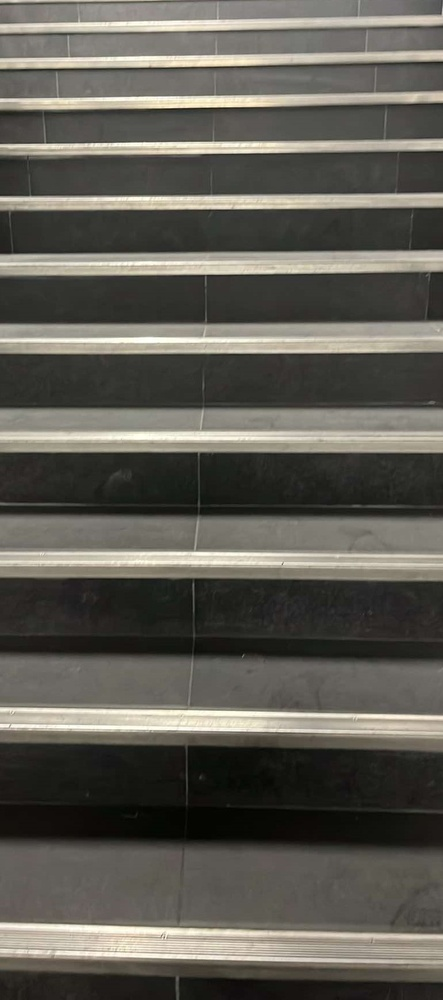
#> input picture data/raw/Groupe1_Image1.jpg, 443 x 1000 px, shrunk from 771 x 1739 before the run
$ python -i phase_congruency.py   (imports and definitions only)   (older library calls are emulated)
#> lines starting #> are read from the running program, lines starting #| are printed output that depends on the picture; after the words box and inside, x2 and y2 are one past the last pixel; in counts of white or black regions, pixels touching at a corner belong together
#> further down, picture is the input picture: shape (1000, 443, 3); mean B, G, R 84.5, 92.3, 94.8
import cv2
import numpy as np

def preprocess_phase_congruency(image):
    """
    Utilise la congruence de phase pour détecter les caractéristiques indépendamment du contraste.
    C'est utile pour les escaliers avec des éclairages ou des contrastes variables.

    (implémentation simplifiée de la congruence de phase)
    Une implémentation complète utiliserait des bibliothèques comme pynformation ou similaires.
    """
    # Convertit l'image en niveaux de gris (parce que la couleur, c'est trop compliqué)
    gray = cv2.cvtColor(image, cv2.COLOR_BGR2GRAY)
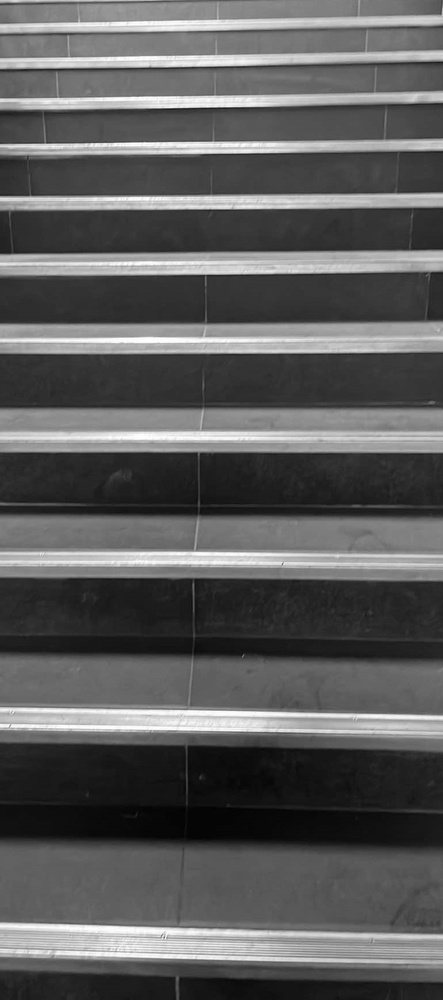
#> gray: shape (1000, 443); min 1, max 255, mean 92.1

    # Utilise une série de filtres de Gabor pour approximer la congruence de phase
    orientations = [0]  # On se concentre sur les caractéristiques horizontales (les marches, c'est horizontal)
    scales = [1, 2, 4]  # Différentes échelles pour capturer les détails
    features = np.zeros_like(gray, dtype=np.float32)  # Initialise une image vide pour accumuler les résultats

    for theta in orientations:
        for scale in scales:
            # Crée un noyau de Gabor (un filtre magique pour détecter les motifs)
            kernel = cv2.getGaborKernel(
                (21, 21), sigma=scale, theta=theta*np.pi/180,  # Taille, échelle, orientation
                lambd=10.0, gamma=0.5, psi=0, ktype=cv2.CV_32F  # Paramètres du filtre
            )

            # Applique le filtre à l'image
            filtered = cv2.filter2D(gray, cv2.CV_32F, kernel)  # Filtrage 2D, comme dans les films

            # Accumule la réponse du filtre (on additionne les résultats)
            features += np.abs(filtered)  # On prend la valeur absolue pour éviter les négatifs
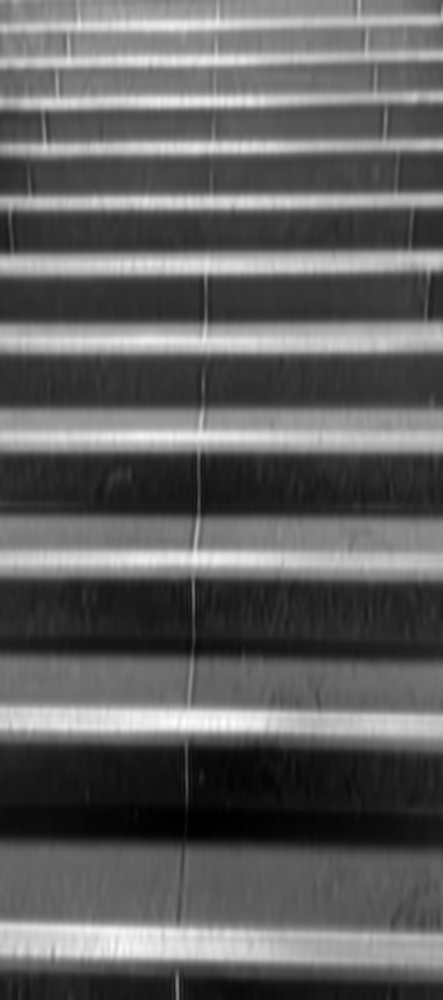
#> features: shape (1000, 443) float32; min 155, max 9279.7, mean 3622.3; drawn with min black and max white

    # Normalise les caractéristiques pour avoir des valeurs entre 0 et 255
    features = cv2.normalize(features, None, 0, 255, cv2.NORM_MINMAX).astype(np.uint8)  # On normalise pour que l'image soit affichable

    # Applique un seuil pour obtenir une image binaire (noir et blanc)
    _, binary = cv2.threshold(features, 50, 255, cv2.THRESH_BINARY)  # Tout ce qui est >50 devient blanc, le reste noir
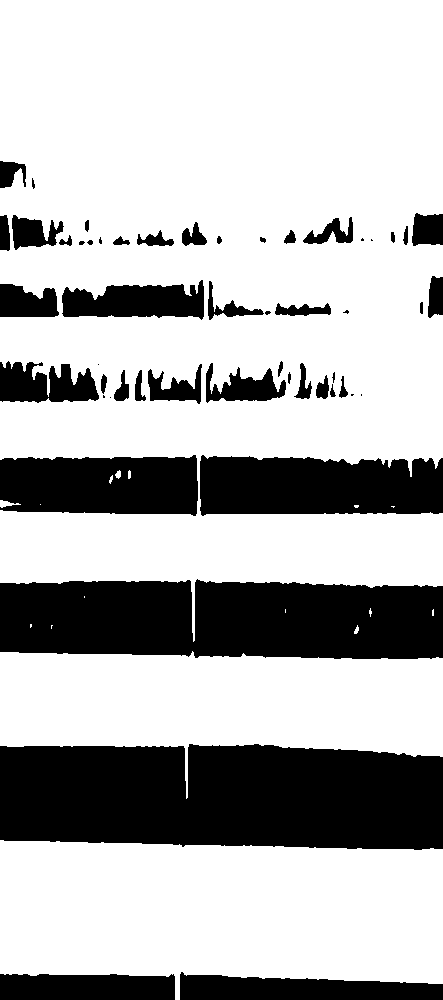
#> binary: shape (1000, 443); 71.2% white; 53 black regions (12 under 20 px), largest, box (x1, y1, x2, y2) and area: (0, 744, 443, 850) 42950, (0, 579, 443, 659) 32014, (200, 455, 443, 516) 13188

    # Améliore les caractéristiques horizontales (parce que les marches, c'est encore horizontal)
    horiz_kernel = cv2.getStructuringElement(cv2.MORPH_RECT, (15, 1))  # Un noyau horizontal (15x1)
    enhanced = cv2.morphologyEx(binary, cv2.MORPH_OPEN, horiz_kernel)  # On nettoie l'image avec une opération morphologique
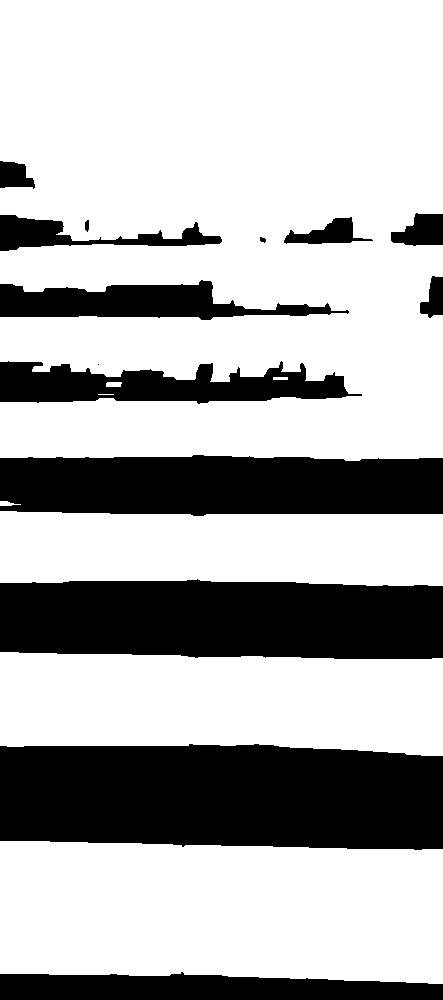
#> enhanced: shape (1000, 443); 69.6% white; 14 black regions (1 under 20 px), largest, box (x1, y1, x2, y2) and area: (0, 744, 443, 850) 43244, (0, 579, 443, 659) 32528, (0, 455, 443, 516) 24688

    return enhanced  # Retourne l'image améliorée

>>> import cv2
>>> picture = cv2.imread('../../data/raw/Groupe1_Image1.jpg')
>>> result = preprocess_phase_congruency(picture)

$ run again, on data/raw/Groupe1_Image10.jpg
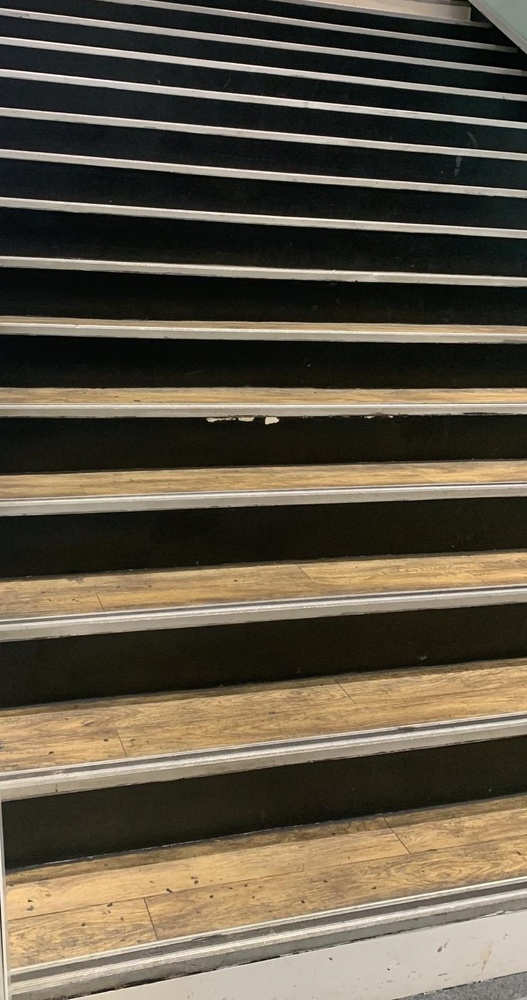
#> input picture data/raw/Groupe1_Image10.jpg, 527 x 1000 px, shrunk from 732 x 1388 before the run
#> picture is the input picture: shape (1000, 527, 3); mean B, G, R 70.2, 86.2, 95.3
#> after the loop in preprocess_phase_congruency, `for theta in orientations:`:
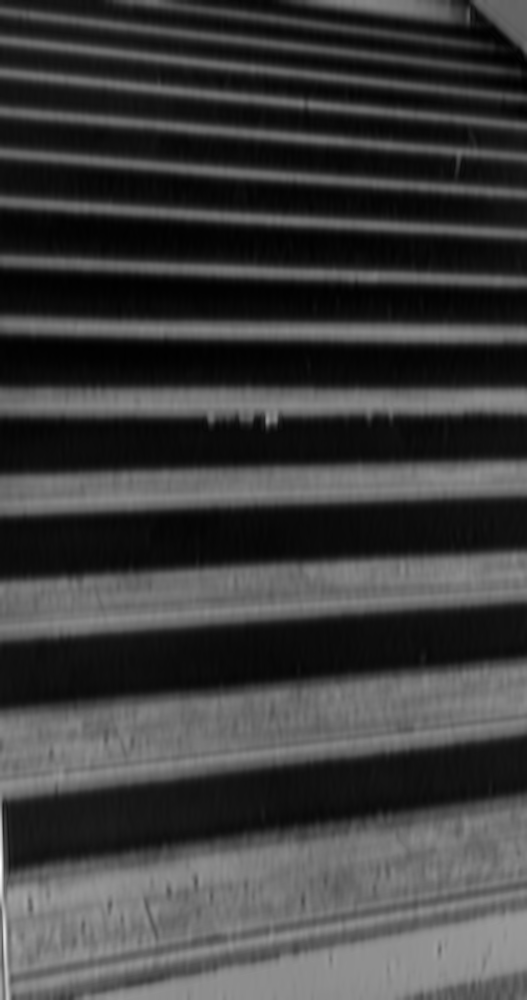
#> features: shape (1000, 527) float32; min 197.3, max 13606.7, mean 3426.6; drawn with min black and max white
#> binary: shape (1000, 527); 49.1% white; 15 white regions, largest, box (x1, y1, x2, y2) and area: (0, 658, 527, 1000) 132645, (0, 549, 527, 643) 30792, (0, 459, 527, 517) 21450
#> in preprocess_phase_congruency, `enhanced = cv2.morphologyEx(binary, cv2.MORPH_OPEN, horiz_kernel)  # O..`:
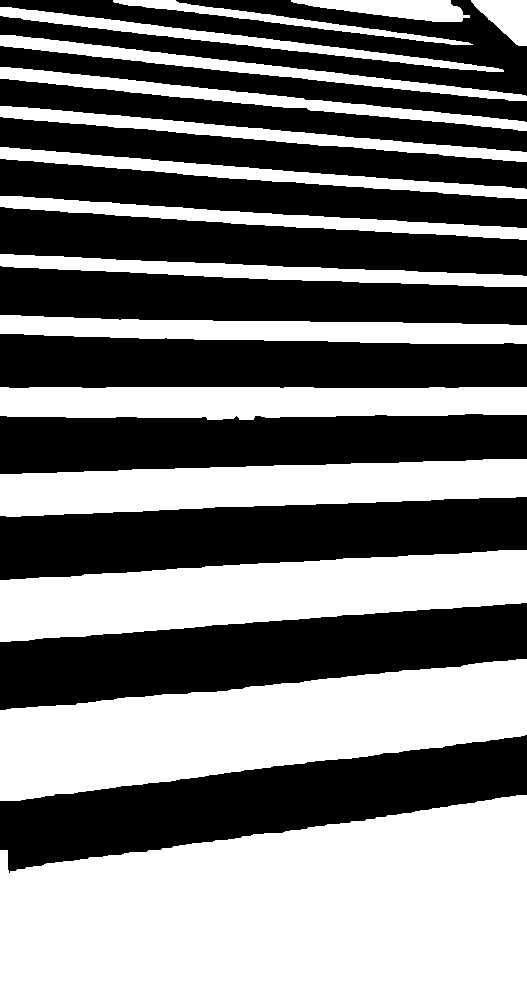
#> enhanced: shape (1000, 527); 48.9% white; 16 white regions, largest, box (x1, y1, x2, y2) and area: (0, 795, 527, 1000) 87895, (0, 659, 527, 801) 44250, (0, 550, 527, 642) 30675

$ run again, on data/raw/Groupe1_Image2.jpg
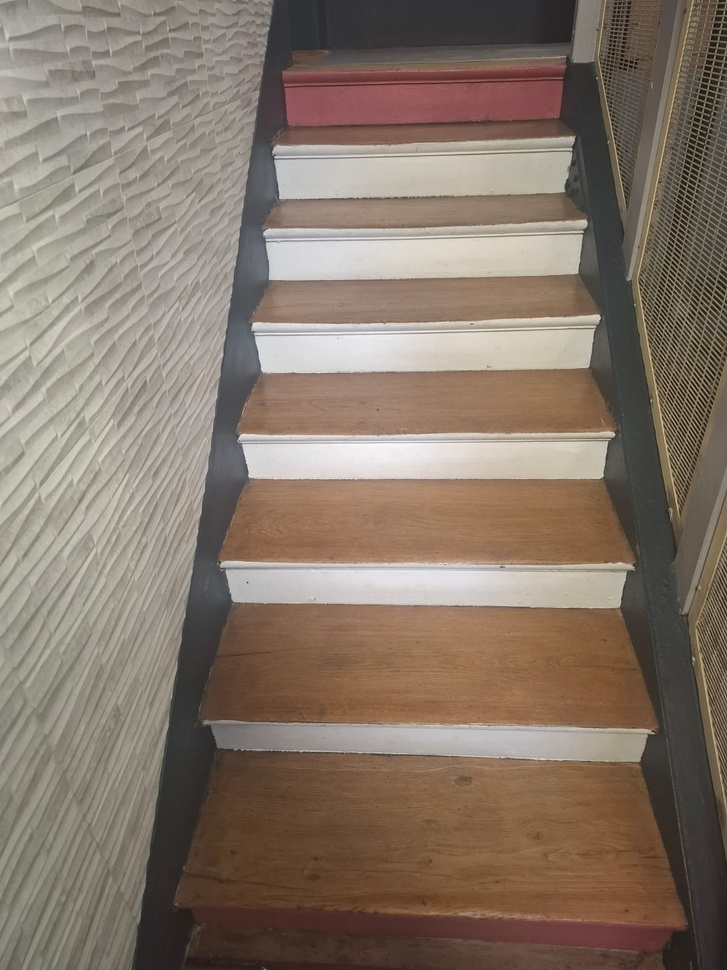
#> input picture data/raw/Groupe1_Image2.jpg, 727 x 970 px, shrunk from 1200 x 1600 before the run
#> picture is the input picture: shape (970, 727, 3); mean B, G, R 105.4, 118.3, 133.1
#> after the loop in preprocess_phase_congruency, `for theta in orientations:`:
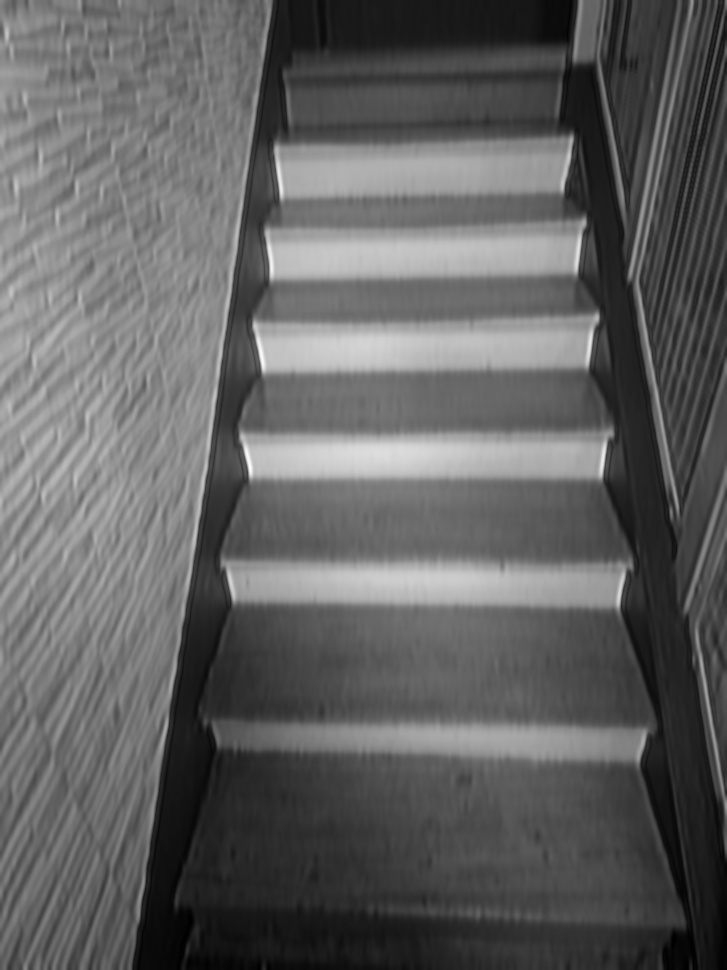
#> features: shape (970, 727) float32; min 1087.2, max 10764.4, mean 4786.3; drawn with min black and max white
#> binary: shape (970, 727); 79.9% white; 167 black regions (98 under 20 px), largest, box (x1, y1, x2, y2) and area: (253, 0, 727, 970) 66520, (132, 481, 545, 970) 60129, (601, 0, 653, 213) 2037
#> in preprocess_phase_congruency, `enhanced = cv2.morphologyEx(binary, cv2.MORPH_OPEN, horiz_kernel)  # O..`:
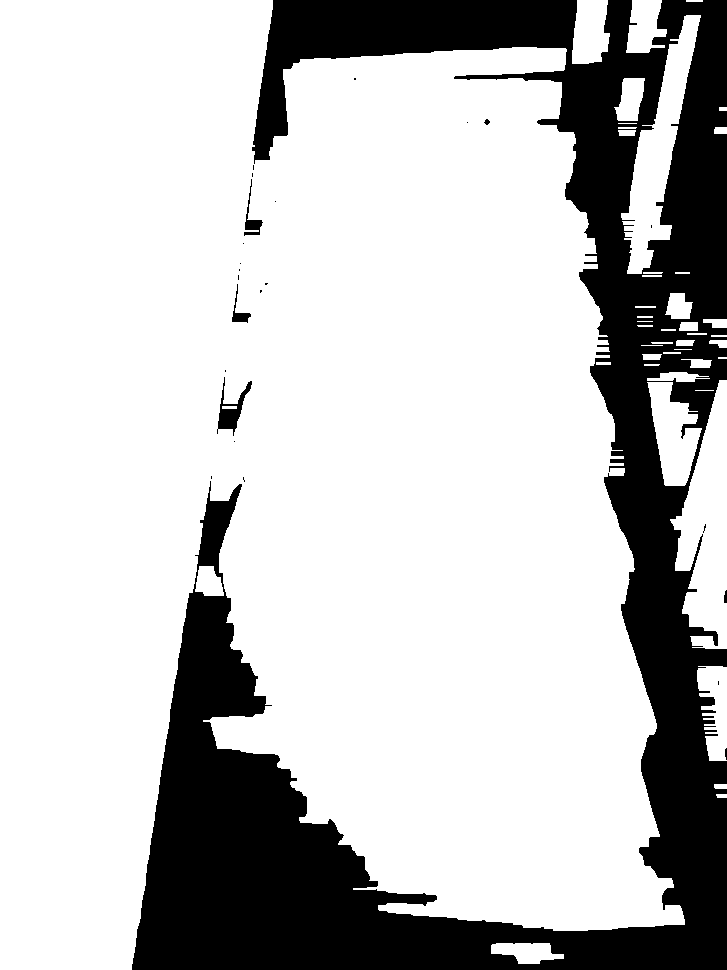
#> enhanced: shape (970, 727); 76.3% white; 25 black regions (18 under 20 px), largest, box (x1, y1, x2, y2) and area: (132, 0, 727, 970) 166081, (217, 377, 252, 436) 640, (244, 179, 263, 236) 273

$ run again, on data/raw/Groupe1_Image3.jpg
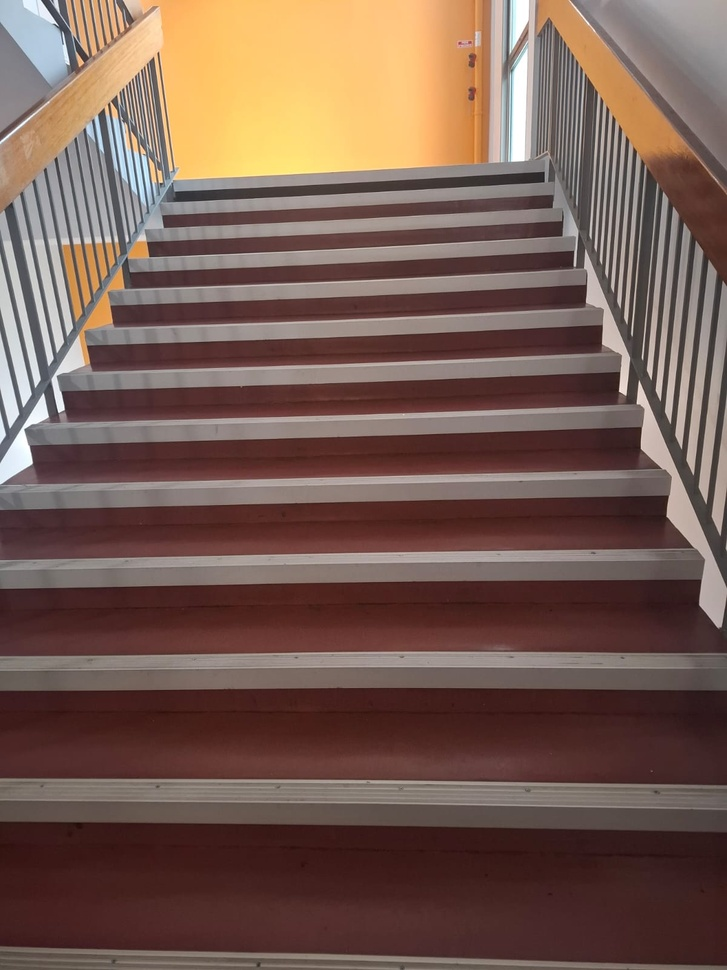
#> input picture data/raw/Groupe1_Image3.jpg, 727 x 970 px, shrunk from 1200 x 1600 before the run
#> picture is the input picture: shape (970, 727, 3); mean B, G, R 81.8, 92, 118.2
#> after the loop in preprocess_phase_congruency, `for theta in orientations:`:
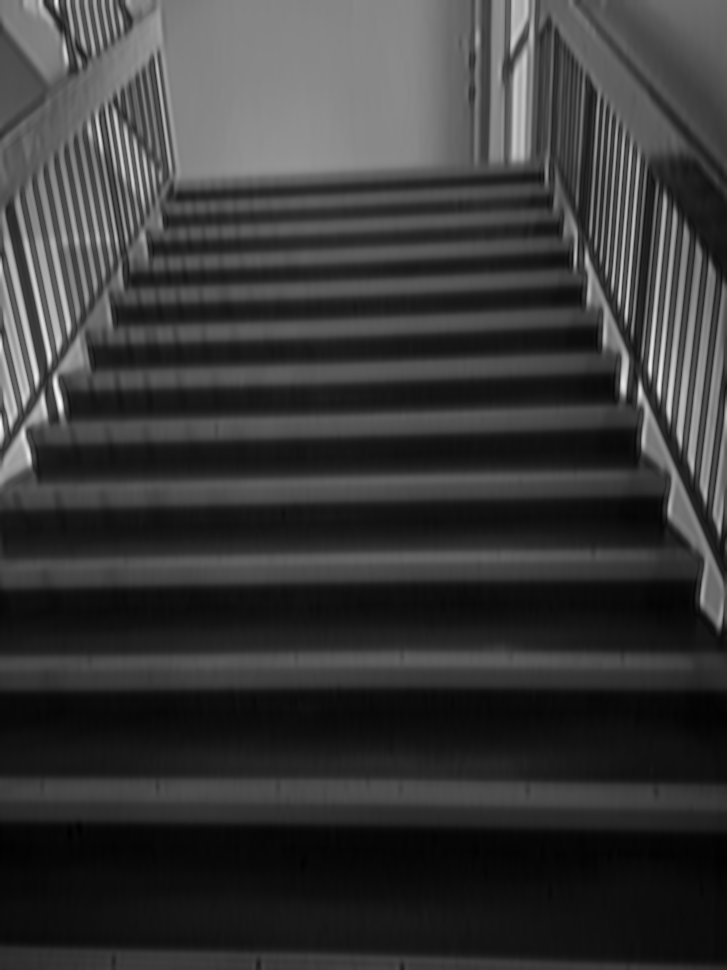
#> features: shape (970, 727) float32; min 986, max 14551.5, mean 4003; drawn with min black and max white
#> binary: shape (970, 727); 47.5% white; 22 white regions (11 under 20 px), largest, box (x1, y1, x2, y2) and area: (0, 0, 727, 632) 250809, (0, 646, 695, 687) 21091, (0, 547, 669, 587) 19657
#> in preprocess_phase_congruency, `enhanced = cv2.morphologyEx(binary, cv2.MORPH_OPEN, horiz_kernel)  # O..`:
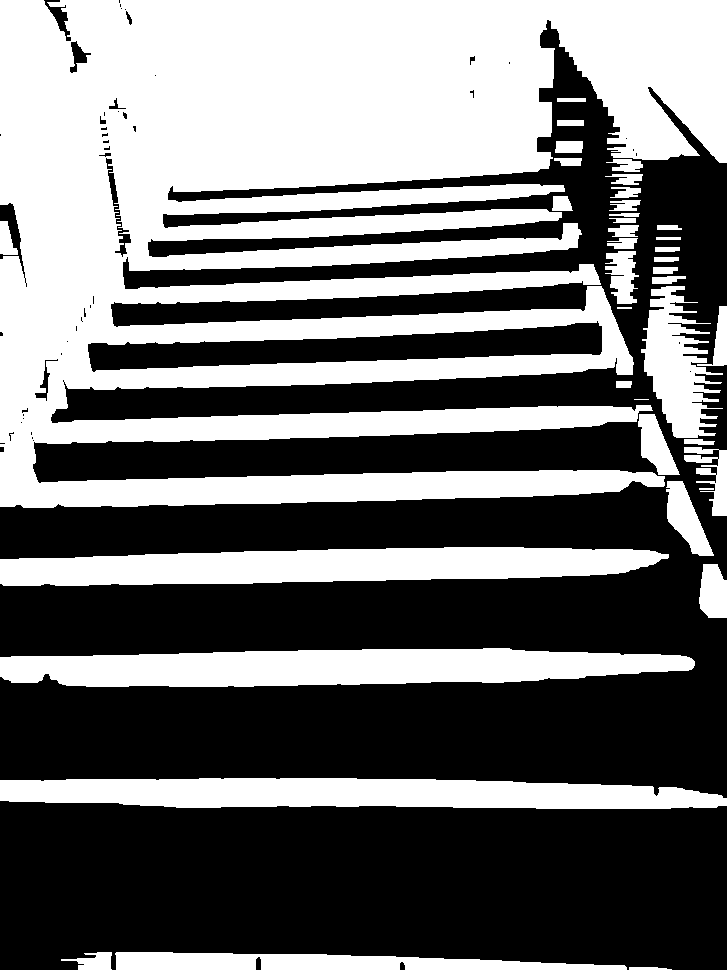
#> enhanced: shape (970, 727); 44.8% white; 39 white regions (1 under 20 px), largest, box (x1, y1, x2, y2) and area: (0, 0, 727, 508) 231137, (0, 648, 695, 687) 20854, (0, 547, 669, 586) 19501
